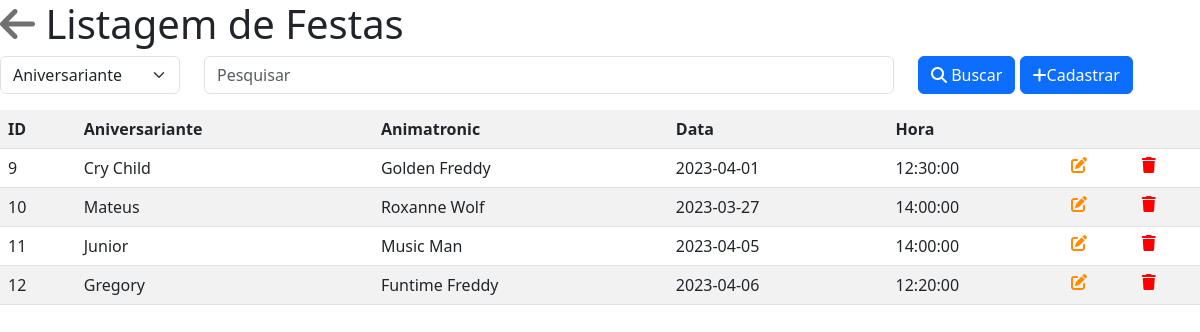
The app's page /view/FestaList.php with its own data.
### tables this page shows
CREATE TABLE `festa` (
  `id` int NOT NULL,
  `aniversariante` varchar(100) DEFAULT NULL,
  `animatronic` varchar(20) DEFAULT NULL,
  `data` date DEFAULT NULL,
  `hora` time DEFAULT NULL
);

### model/BD.class.php (called while the page is built, shortened)
<?php
class BD {
  private $host = "db4free.net";
	private $dbname = "db_pizzaplex";
	private $port = 3306;
	private $usuario = "funcionario55";
	private $senha = "senha123";
	private $db_charset = "utf8";
	public function conn()
  {
    $conn = "mysql:host=$this->host;dbname=$this->dbname;port=$this->port";
    return new PDO(
      $conn,
      $this->usuario,
      $this->senha,
      [ PDO::MYSQL_ATTR_INIT_COMMAND => "SET NAMES " . $this->db_charset ]
    );
  }
	public function select($nome_tabela)
  {
    $conn = $this->conn();
    $sql = "select * from $nome_tabela;";
    $st = $conn->prepare($sql);
    $st->execute();
		return $st->fetchAll(PDO::FETCH_CLASS);
  }
}

### controller/FestaController.php (called while the page is built, shortened)
<?php
include "../model/BD.class.php";
class FestaController {
    private $model;
    private $table = "festa";
    public function __construct(){
        $this->model = new BD();
    }
    public function carregar(){
        return $this->model->select($this->table);
    }
}

### view/FestaList.php (the view, shortened to what this page needs)
<?php
include "../controller/FestaController.php";
   $festa = new FestaController();
  if(!empty($_POST)){
    $load = $festa->pesquisar($_POST);
  }else{
    $load = $festa->carregar();
  }
?>
<html lang="pt">
  <head>
    <link rel="stylesheet" href="https://cdnjs.cloudflare.com/ajax/libs/font-awesome/6.4.0/css/all.min.css" />
    <link href="https://cdn.jsdelivr.net/npm/bootstrap@5.3.0-alpha2/dist/css/bootstrap.min.css" rel="stylesheet">
  </head>
  </head>
  <body>
    <div class="conteiner">
      <h1><a href="../index.php"><i class="fa-solid fa-arrow-left" style="color: #707070;"></i></a>
     Listagem de Festas</h1>
      <form action="FestaList.php" method="post">
        <div class="row align-items-end">
          <div class="col-2">
            <select name="campo" class="form-select">
              <option value="aniversariante">Aniversariante</option>
            </select>
          </div>
          <div class="col">
            <input type="text" name="valor" class="form-control" Placeholder="Pesquisar"/>
          </div>
          <div class="col-3">
            <button class="btn btn-primary" type="submit">
              <i class="fa-solid fa-magnifying-glass"></i> Buscar
            </button>
            <a href="FestaForm.php" class="btn btn-primary"><i class="fa-solid fa-plus"></i>Cadastrar</a>
          </div>
        </div>
      </form>
      <table class="table table-striped">
          <tr>
              <th>ID</th>
              <th>Aniversariante</th>
              <th>Animatronic</th>
              <th>Data</th>
              <th>Hora</th>
              <th></th>
              <th></th>
          </tr>
      <?php
      foreach($load as $item){
        echo"<tr>
          <td>$item->id</td>
          <td>$item->aniversariante</td>
          <td>$item->animatronic</td>
          <td>$item->data</td>
          <td>$item->hora</td>
          <td><a href='./FestaForm.php?id=$item->id'><i class='fa-solid fa-pen-to-square' style='color:darkorange'></i></a></td>
          <td><a href='./FestaList.php?id=$item->id'
            onclick='return confirm(\"Deseja Excluir?\")'
          ><i class='fa-solid fa-trash' style='color:red'></i></a></td>
        </tr>";
      }
          ?>
      </table>
    </div>
  </body>
</html>

### records on screen
festa: id "9", aniversariante "Cry Child", animatronic "Golden Freddy", data "2023-04-01", hora "12:30:00"
festa: id "10", aniversariante "Mateus", animatronic "Roxanne Wolf", data "2023-03-27", hora "14:00:00"
festa: id "11", aniversariante "Junior", animatronic "Music Man", data "2023-04-05", hora "14:00:00"
festa: id "12", aniversariante "Gregory", animatronic "Funtime Freddy", data "2023-04-06", hora "12:20:00"
